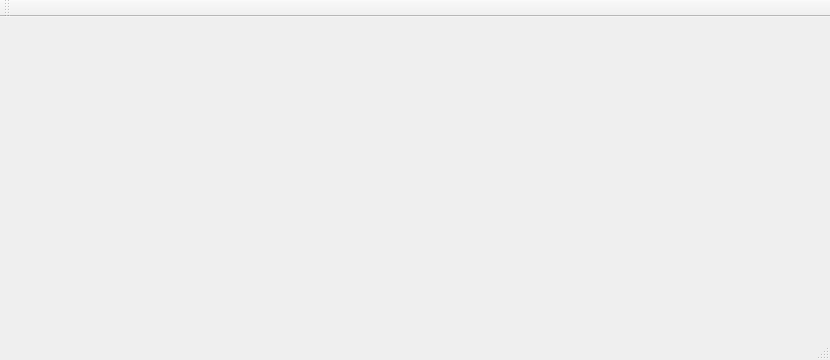
<?xml version="1.0" encoding="UTF-8"?>
<ui version="4.0">
 <class>MainWindow</class>
 <widget class="QMainWindow" name="MainWindow">
  <property name="geometry">
   <rect>
    <x>0</x>
    <y>0</y>
    <width>830</width>
    <height>360</height>
   </rect>
  </property>
  <property name="windowTitle">
   <string>MainWindow</string>
  </property>
  <widget class="QWidget" name="centralWidget">
   <layout class="QVBoxLayout" name="verticalLayout_2">
    <item>
     <layout class="QVBoxLayout" name="verticalLayout">
      <item>
       <layout class="QHBoxLayout" name="horizontalLayout">
        <item>
         <widget class="QwtSlider" name="Slider"/>
        </item>
        <item>
         <widget class="QwBattery" name="qwBattery">
          <property name="powerLevel">
           <number>30</number>
          </property>
         </widget>
        </item>
       </layout>
      </item>
      <item>
       <widget class="QwtTextLabel" name="TextLabel"/>
      </item>
     </layout>
    </item>
   </layout>
  </widget>
  <widget class="QMenuBar" name="menuBar">
   <property name="geometry">
    <rect>
     <x>0</x>
     <y>0</y>
     <width>830</width>
     <height>28</height>
    </rect>
   </property>
  </widget>
  <widget class="QToolBar" name="mainToolBar">
   <attribute name="toolBarArea">
    <enum>TopToolBarArea</enum>
   </attribute>
   <attribute name="toolBarBreak">
    <bool>false</bool>
   </attribute>
  </widget>
  <widget class="QStatusBar" name="statusBar"/>
 </widget>
 <layoutdefault spacing="6" margin="11"/>
 <customwidgets>
  <customwidget>
   <class>QwBattery</class>
   <extends>QWidget</extends>
   <header>qwbattery.h</header>
  </customwidget>
  <customwidget>
   <class>QwtSlider</class>
   <extends>QWidget</extends>
   <header>qwt_slider.h</header>
  </customwidget>
  <customwidget>
   <class>QwtTextLabel</class>
   <extends>QFrame</extends>
   <header>qwt_text_label.h</header>
  </customwidget>
 </customwidgets>
 <resources/>
 <connections/>
</ui>
